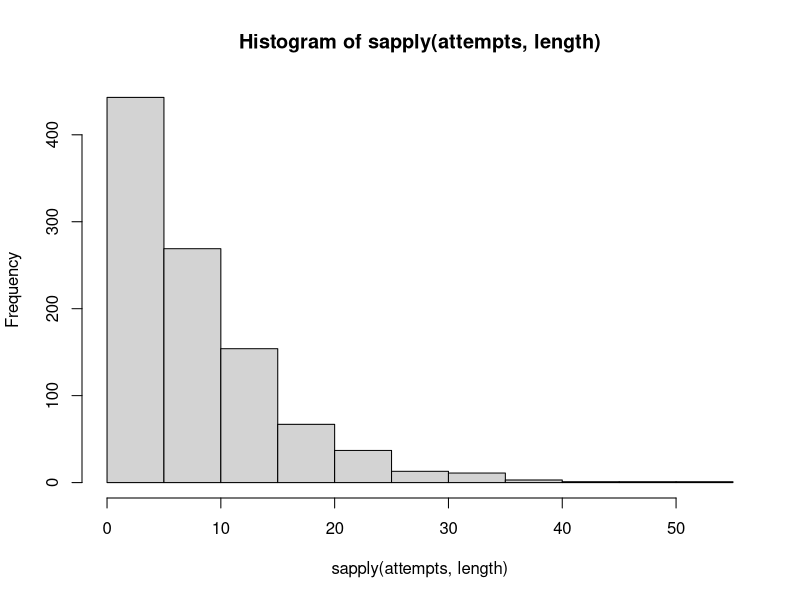
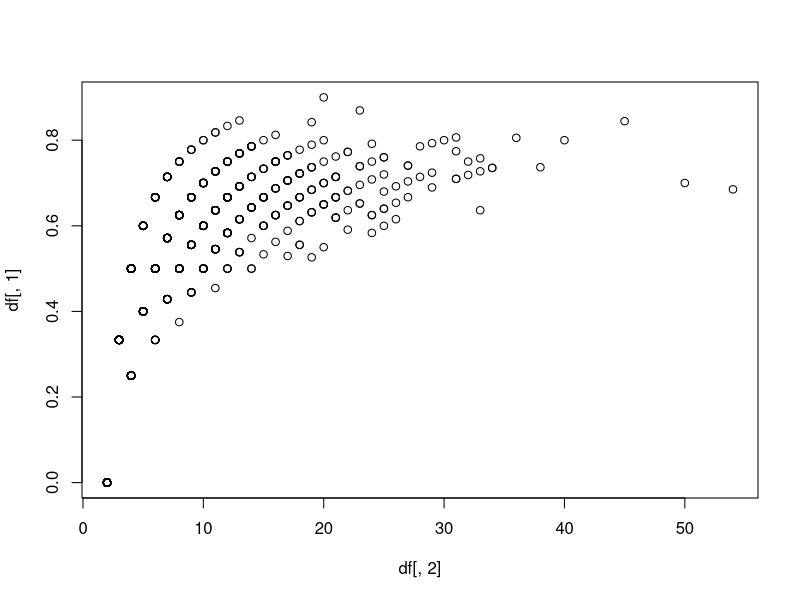

Source code (R) for these figures, in order:
## ---- chunk 1
# a)
# The probs argument sets the probability of making a shot. In this case it'll be 0.60
thrower <- function(probs) {
  vec <- replicate(2, rbinom(1, 1, probs)) 
  # create a vector with two random numbers of either 1 or 0,
  # with a probability of probs for 1
  
  # While the sum of the last and the second-last element is not 0
  while ((vec[length(vec)] + vec[length(vec) - 1]) != 0) { 
    
      vec <- c(vec, rbinom(1, 1, probs))
      # keep adding random shots with a probability of probs
  }
return(vec)
}
# The loop works because whenever the sum of the last two elements is 0,
# then the last two elements must be 0 meaning that the player missed two
# shots in a row.
## ---- chunk 2
# test
thrower(0.6)
# 0 1 0 1 0 0
# Last two elements are always zero
## ---- chunk 3
# b)
attempts <- replicate(1000, thrower(0.60))
mean(sapply(attempts, length)) 
# mean number of shots until two shots are missed in a row
## ---- chunk 4
sd(sapply(attempts, length)) 
# standard deviation of shots made
# until two shots are missed in a row
## ---- chunk 5
hist(sapply(attempts, length)) # distribution of shots made
## ---- chunk 6
# c)
df <- cbind(sapply(attempts, mean), sapply(attempts, length)) 
# data frame with % of shots made and number of shots thrown
plot(df[, 2], df[, 1])
